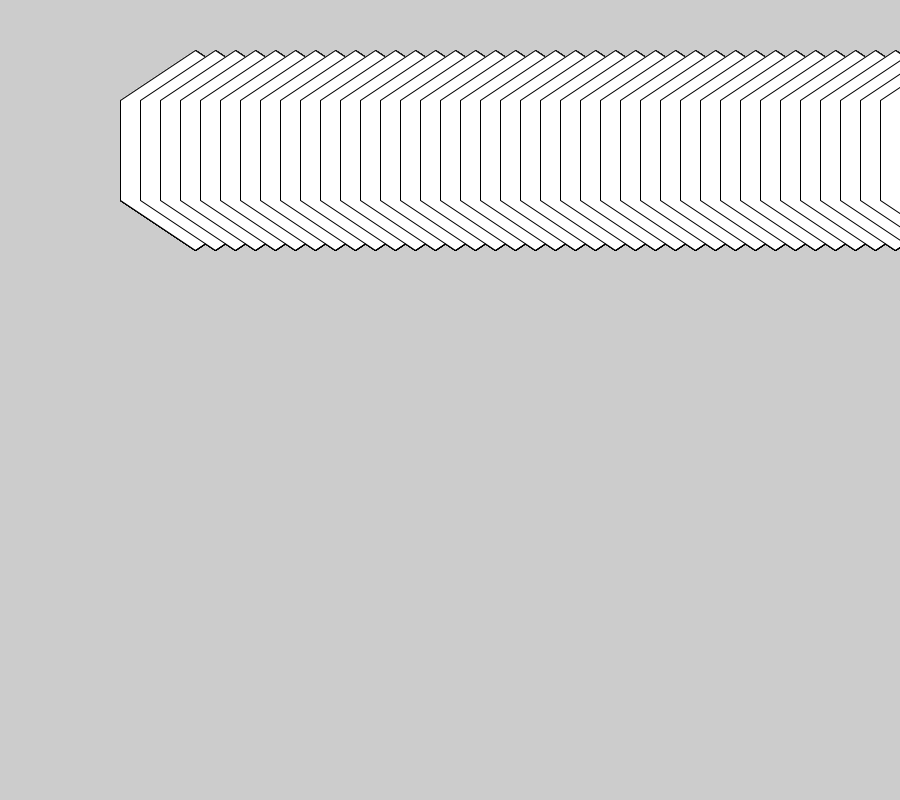
Frame 1 (no input)
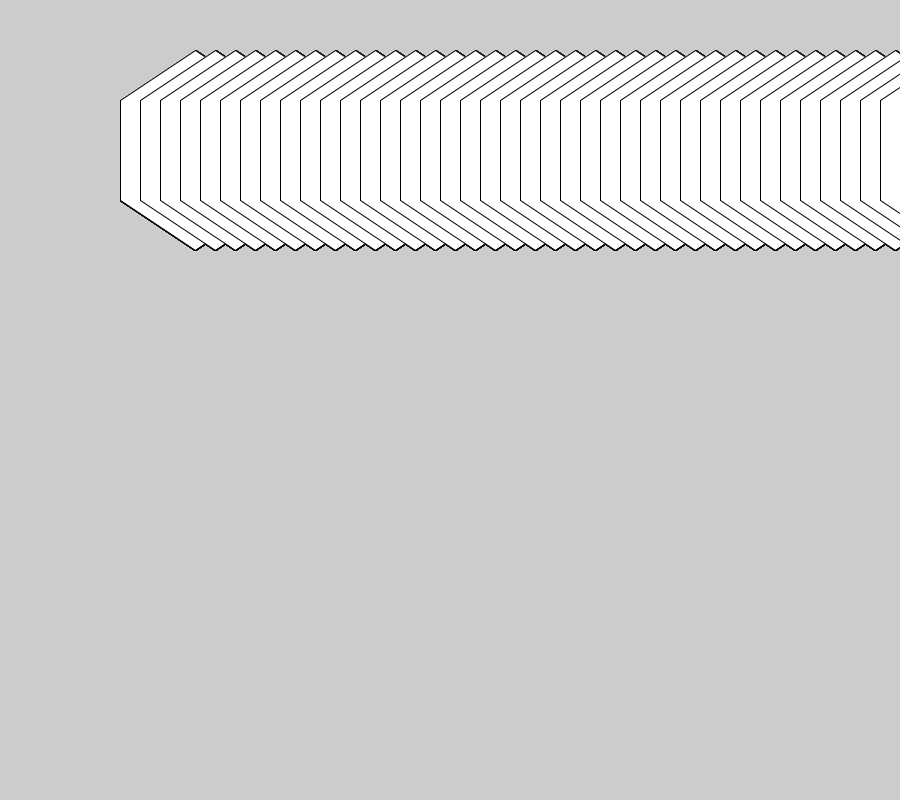
Frame 60 (the mouse pressed at the canvas centre just before this capture)
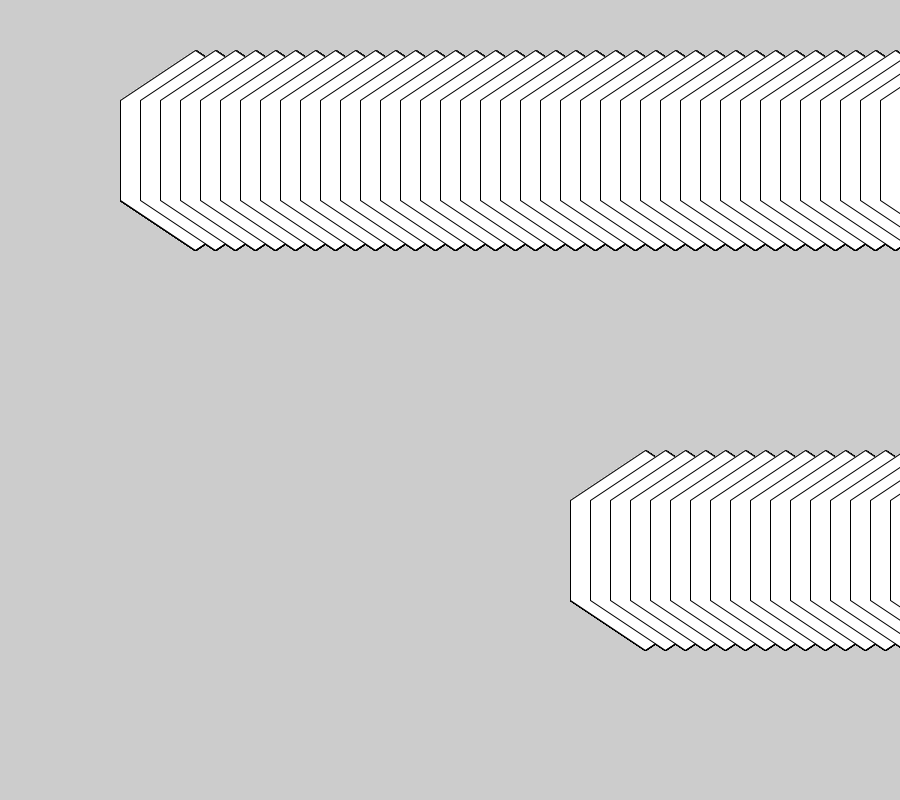
Frame 120 (the mouse held since frame 60 and released just before this capture)

The Processing sketch that drew these frames (run headless with seeded random() and noise(); from frame 60 on, the mouse is pressed at the canvas centre):

// Processing sketch: vertex_loop
// ── vertex_loop.pde

float angle;
float grid= 400;
float i=0; 
void setup() {
  size(900, 800);
};
 
void draw() {
 
  for(int x=0;x<=width;x+=grid){
    for(int y=0;y<=height;y+=grid){
  translate(mouseX,mouseY);
rotateX(radians(angle));
rotateY(radians(angle));
i=0; 
  while(i<width){
    i=i+20;
  beginShape();
vertex(i+100,100);
vertex(i+175,50);
vertex(i+250,100);
vertex(i+250,200);
vertex(i+175,250);
vertex(i+100,200);
vertex(i+100,100);
vertex(i+100,200);
 
endShape();
  };
  
  };
}
}
